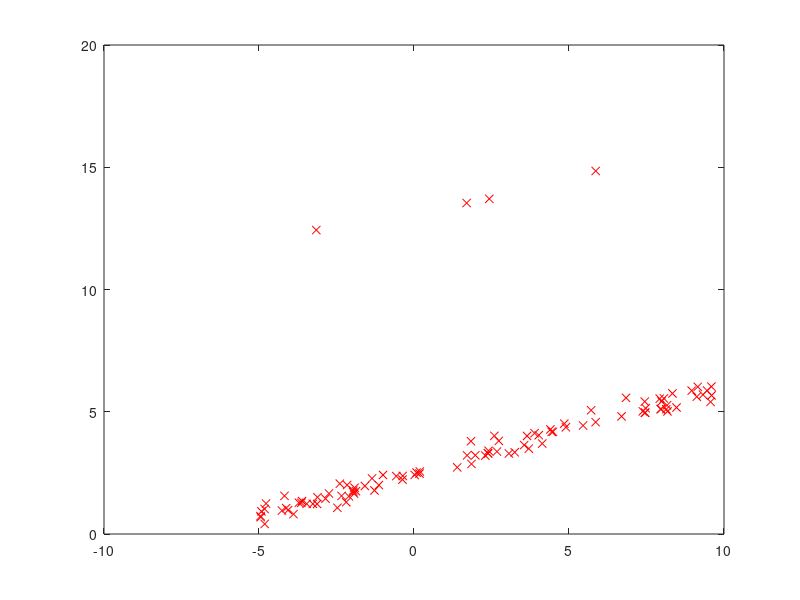

Write MATLAB code to recreate this figure. (Note: this script raises an error after producing the figure.)
% tests ransac for 2d
close all;
clc;

% creates some data for n=30;
n = 100;
t = 0.3;

x_values = -5 + 15*rand(n,1);

% create y_values
y_values = x_values(:)*0.35 + 2.5 + 0.25*randn(n,1);

% create some outliers
outliers_index = randi(n, 5, 1);
y_values(outliers_index) = y_values(outliers_index) + (10 + 5*randn(1,1));
points = [x_values'; y_values'];

figure;
plot(points(1,:), points(2,:), 'xr');
hold on;

% try RANSAC algorithm with line-implementation
H = ransac_line(points, [], 2, 0.2, 30, 15);